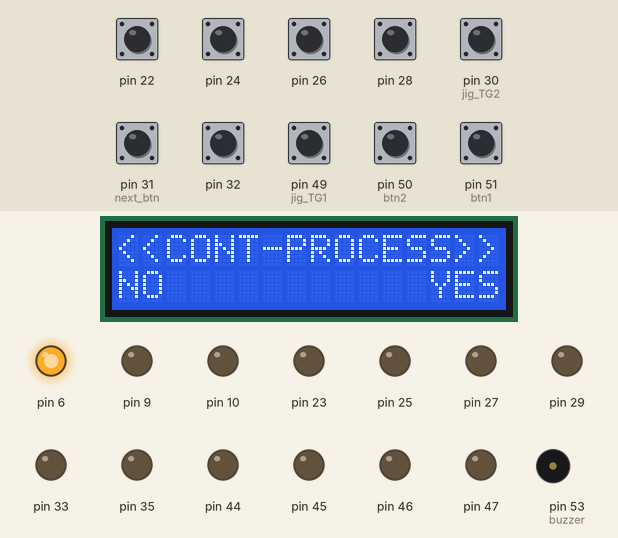
The sketch below on a simulated Arduino Mega 2560, built with avr-gcc and run on an emulated ATmega2560. Shown: 16×2 character LCD, output pins drawn as LEDs (lit = HIGH), buzzer (waves = sounding, pin HIGH). Dashed ring = blinking. The inputs (shaded band) are chosen by the test bench; at power-on: pin 22, pin 24, pin 26, pin 28, pin 30 (jig_TG2), pin 31 (next_btn), pin 32, pin 49 (jig_TG1), pin 50 (btn2), pin 51 (btn1) HIGH. EEPROM starts erased; pins used as bus, display or sensor lines are not drawn; what the sketch prints to the serial monitor is not drawn.

Above: at 5.0 s.
5.1 s: pin 50 (btn2) pulled LOW for 0.15 s
At 5.53 s:
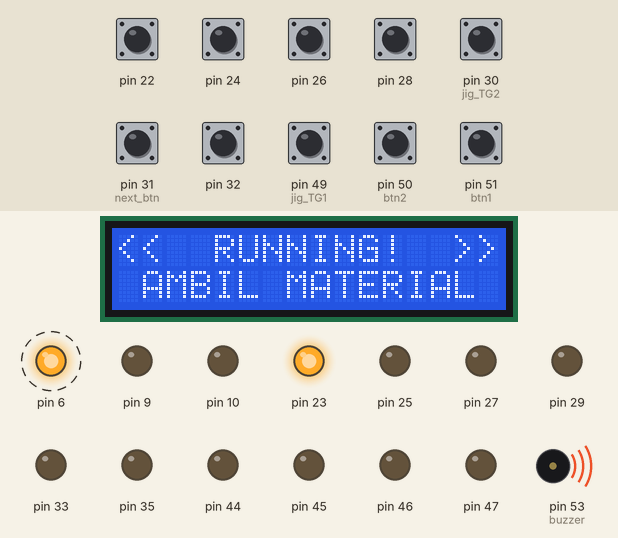
7.7 s: pin 22 pulled LOW for 1 s
At 9.3 s:
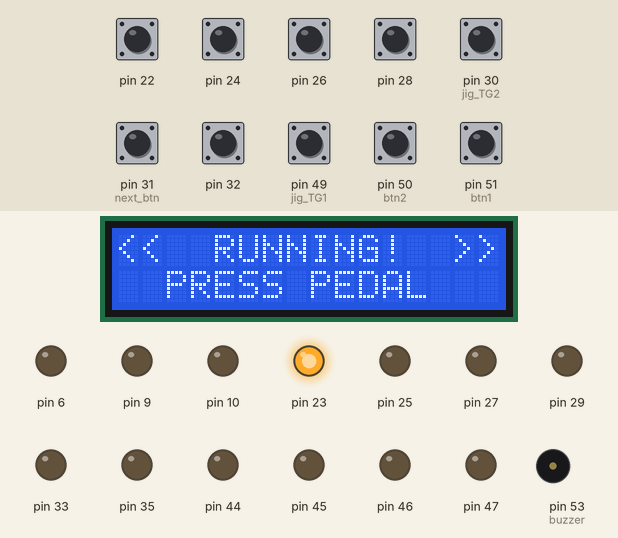
10.4 s: pin 31 (next_btn) pulled LOW for 1 s
At 12.5 s:
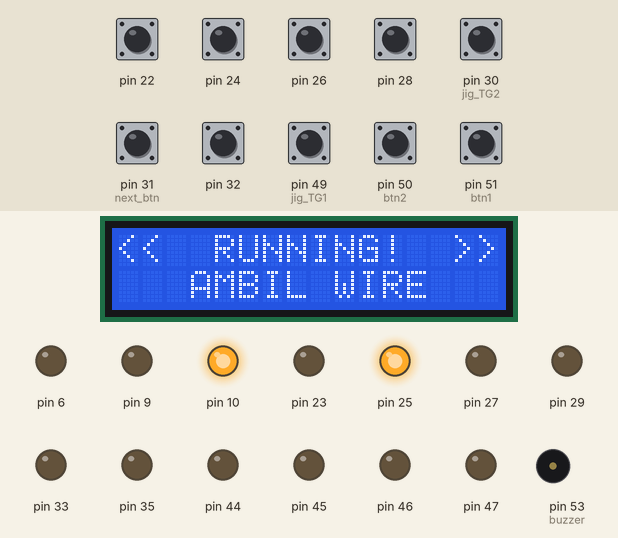
13.6 s: pin 24 pulled LOW for 1 s
At 15.7 s:
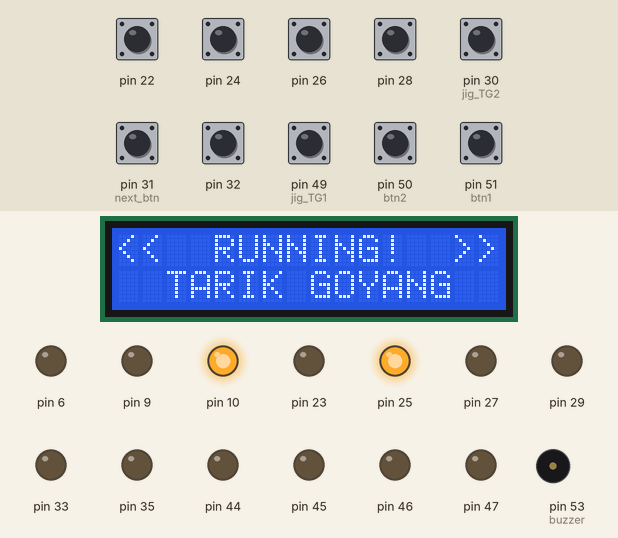
16.8 s: pin 49 (jig_TG1) pulled LOW for 1 s
At 19.9 s:
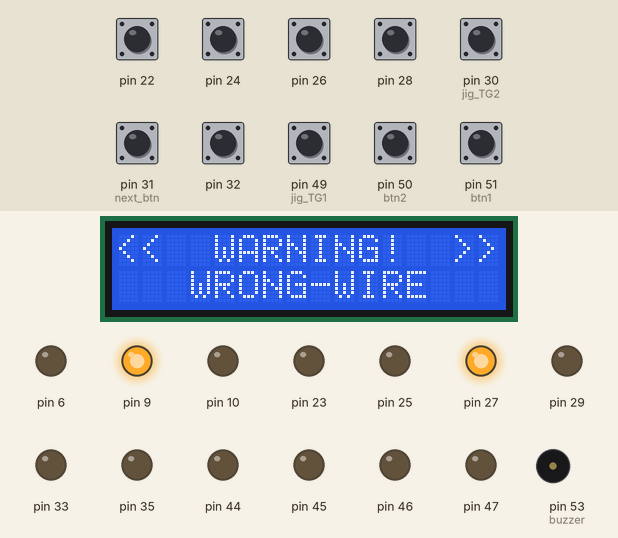
20.0 s: pin 26 pulled LOW for 1 s
At 22.2 s:
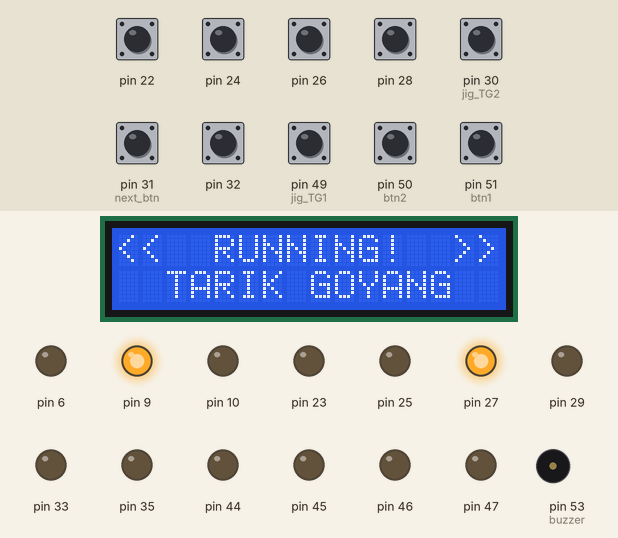
Timing chart, 0 to 24.3 s (numbered marks = the images above; inputs shaded):
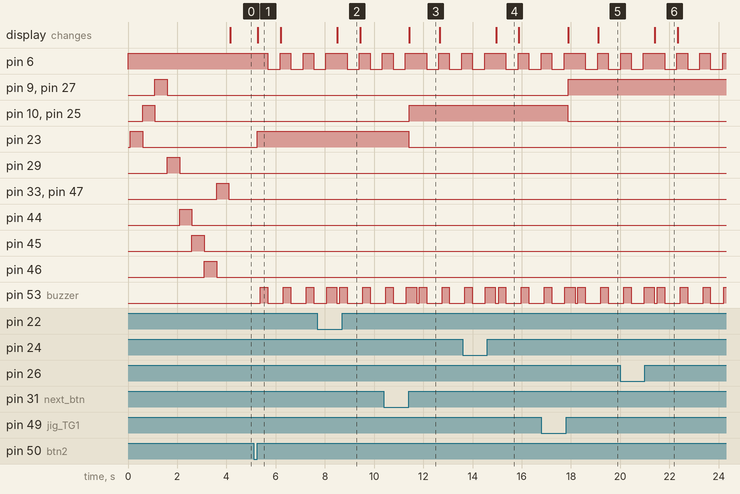

The sketch:

B.ino
```cpp
#include <LiquidCrystal_I2C.h>
#include <Wire.h>
#include <EEPROM.h>
LiquidCrystal_I2C lcd(0x27, 16, 2);

#define btn1 51
#define btn2 50

#define buzzer 53
#define next_btn 31 //ganti pedal
#define jig_TG1 49
#define jig_TG2 30

bool initial = false;
bool next = false;
int Nwire = 8; //dibuah jika wire kebanyakan/kurang
bool wrongwire = false;
int stepNav = 0;
int count_TG2= 0;

String disp_lcd[11]={" AMBIL MATERIAL ","   AMBIL WIRE   ","   AMBIL WIRE   "," AMBIL MATERIAL ","  TARIK GOYANG  ","  TARIK GOYANG  ","  TARIK GOYANG  ","   AMBIL WIRE   "};
//edited
String sm;
String idname[9] = {
  "QC1",
  "QC2",
  "QC3",
  "ANDRY",
  "AUTO",
  "AUTO1",
  "HARI",
  "2112W09",
  "KN"
};

struct pinset {
  const int pin_sens;
  const int pin_led;
  const int led_TG;
};

pinset set_pin[13] = {
  {22, 23, 0},
  {24, 25, 10},
  {26, 27, 9},
  {28, 29, 0},
 // {30, 31},
 {0, 0, 44},
 {0, 0, 45},
  {0, 0, 46},
  {32, 33, 47},
  {34, 35, 0},
  {36, 37, 0},
  {38, 39, 0},
  {40, 41, 0},
  {42, 43, 0},
 // {45, 44},
};


void setup() {
  // put your setup code here, to run once:
  Serial2.begin(115200);
  pinMode(6, OUTPUT);
  digitalWrite(6, HIGH);
  Wire.begin();
  lcd.begin();
  lcd.backlight();
  lcd.setCursor(0, 0);
  lcd.print("<<  BISMILLAH >>");
  lcd.setCursor(0, 1);
  lcd.print("<<   TARGET   >>");

  for (int i = 0; i < 12; i++)
  { pinMode(set_pin[i].pin_sens, INPUT_PULLUP);
    pinMode(set_pin[i].pin_led, OUTPUT);
    if(set_pin[i].led_TG!=0)
    pinMode(set_pin[i].led_TG, OUTPUT);


  }


    //tes LED
    for(int i=0; i<Nwire; i++)
    {
    digitalWrite(set_pin[i].pin_led,HIGH);
    if(set_pin[i].led_TG!=0)
    digitalWrite(set_pin[i].led_TG,HIGH);
    delay(500);
    if(set_pin[i].led_TG!=0)
    digitalWrite(set_pin[i].led_TG,LOW);
    digitalWrite(set_pin[i].pin_led,LOW);
    }
    digitalWrite(buzzer,LOW);


  pinMode(btn1, INPUT_PULLUP);
  pinMode(btn2, INPUT_PULLUP);
  pinMode(jig_TG1, INPUT_PULLUP);
  pinMode(jig_TG2, INPUT_PULLUP);
  pinMode(next_btn , INPUT_PULLUP);

  Serial.begin(9600);
  lcd.clear();
  lcd.setCursor(0, 0);
  lcd.print("<<   ZYG089   >>");
  lcd.setCursor(0, 1);
  lcd.print("<<  RUNNING!  >>");

  ////uncomment

  while (initial == false)
  {
    select_history();
  }


}

void loop() {
 /*for(int i=0; i<12; i++)
  digitalWrite(set_pin[i].pin_led, HIGH);
  delay(1000);*/
// put your main code here, to run repeatedly:
//  Serial.print(digitalRead(set_pin[stepNav].pin_sens));
//  Serial.print(" | ");
//  Serial.println(digitalRead(set_pin[5].pin_sens));
//}
//------------main program------------//
 Serial.print (next);
 Serial.print (" | ");
 Serial.print (digitalRead(next_btn));
 Serial.print (" | ");
 Serial.println (stepNav);


    if (digitalRead(jig_TG2)== LOW && next == true && ((stepNav >=4 ))){
      delay(100);
      count_TG2++;
      lcd.setCursor(0, 1);
      lcd.print("                ");
     // if(count_TG2!=3)
     // {
      lcd.setCursor(0, 0);
      lcd.print("<<TARIK GOYANG>>");
      lcd.setCursor(8, 1);
      lcd.print(count_TG2);
      //}
      if(count_TG2==3)
      {
      lcd.setCursor(0, 0);
      lcd.print("   AMBIL WIRE   ");
      lcd.setCursor(0, 1);
      lcd.print("                ");
      }


      if((set_pin[stepNav].pin_led!=0))
      digitalWrite(set_pin[stepNav].pin_led, LOW);

      if((set_pin[stepNav].led_TG!=0))
      digitalWrite(set_pin[stepNav].led_TG, LOW);
      stepNav++;


      if(stepNav==7)
      next = false;
      Serial.println("OK");
      EEPROM.write(1, stepNav);


      if (stepNav < Nwire){
         if((set_pin[stepNav].pin_led!=0))
          {
          digitalWrite(set_pin[stepNav].pin_led, HIGH);

          }

          if((set_pin[stepNav].led_TG!=0));
          digitalWrite(set_pin[stepNav].led_TG, HIGH);
      }


      analogWrite(buzzer, 400);
      delay(300);
      analogWrite(buzzer, 0);
      while(digitalRead(jig_TG2)==LOW);
      if (stepNav == Nwire)
      {
        finish();
      }
    }


    if (digitalRead(jig_TG1) == LOW && next == true && ((stepNav == 1 || stepNav == 2))){
      delay(100);
      lcd.setCursor(0, 0);
      lcd.print("<<  RUNNING!  >>");


      digitalWrite(set_pin[stepNav].pin_led, LOW);
      digitalWrite(set_pin[stepNav].led_TG, LOW);
      stepNav++;
      lcd.setCursor(0, 1);
      lcd.print(disp_lcd[stepNav]);
      next = false;
      Serial.println("OK");
      EEPROM.write(1, stepNav);

      if (stepNav < Nwire){
       if(set_pin[stepNav].led_TG!=0);
       digitalWrite(set_pin[stepNav].led_TG, HIGH);
       digitalWrite(set_pin[stepNav].pin_led, HIGH);
      analogWrite(buzzer, 400);
      delay(300);
      analogWrite(buzzer, 0);
     }
    }

    if (digitalRead(next_btn) == LOW && next == true && (( stepNav ==0 || stepNav == 3))){
    delay(100);
    lcd.setCursor(0, 0);
    lcd.print("<<  RUNNING!  >>");


    digitalWrite(set_pin[stepNav].pin_led, LOW);
    stepNav++;
    lcd.setCursor(0, 1);
    lcd.print(disp_lcd[stepNav]);
    next = false;
    Serial.println("OK");
    EEPROM.write(1, stepNav);

      if (stepNav < Nwire)
      {
        if(set_pin[stepNav].pin_led!=0 && stepNav != 1)
        digitalWrite(set_pin[stepNav].pin_led, HIGH);
        else if(stepNav == 1)
        {
         // next = true;
          digitalWrite(set_pin[stepNav].pin_led, HIGH);
          digitalWrite(set_pin[stepNav].led_TG, HIGH);
        }
        else
        {
           next = true;
           digitalWrite(set_pin[stepNav].led_TG, HIGH);
        }
      }
    analogWrite(buzzer, 400);
    delay(300);
    analogWrite(buzzer, 0);
    }


  baca_nano();

 //  if (next == true) {
  running_program();
  //}

  if (wrongwire == true)
  {
    analogWrite(buzzer, 300);
  }

}

//------------main program----------//

void select_history()
{
  lcd.setCursor(0, 0);
  lcd.print("<<CONT-PROCESS>>");
  lcd.setCursor(0, 1);
  lcd.print("NO           YES");

  //Serial.println(digitalRead(btn1));
  if (digitalRead(btn1) == LOW)
  {
    delay(10);
    while (digitalRead(btn1) == LOW)
      stepNav = EEPROM.read(1);
    digitalWrite(set_pin[stepNav].pin_led, HIGH);
    lcd.setCursor(0, 0);
    lcd.print("<<  RUNNING!  >>");
    lcd.setCursor(0, 1);
    lcd.print(disp_lcd[stepNav]);
    initial = true;
  }

  if (digitalRead(btn2) == LOW)
  {
    delay(10);
    while (digitalRead(btn2) == LOW)
      EEPROM.write(1, 0);
    stepNav = 0;
    digitalWrite(set_pin[0].pin_led, HIGH);
    lcd.setCursor(0, 0);
    lcd.print("<<  RUNNING!  >>");
    initial = true;
    lcd.setCursor(0, 1);
    lcd.print(disp_lcd[stepNav]);
  }

}
//edited
```

bacanano.ino
```cpp
void baca_nano() {
  if (Serial2.available() > 0)
  {
    char in = Serial2.read();
    //Serial.println(String(Serial2.read()));
    //char sn=in;
    //char sm = "";
    Serial.println(in);

    if (in == '\n' )
    {
      //Serial.println (sm.length());
      //int lengtstring = sm.length();
      sm.remove(sm.length() - 1, 2);
      // Serial.println (sm);
      // Serial.println (sm.length());
      Serial.println(sm);

      for (int i = 0 ; i < 9; i++)
      {
        if (sm == idname[i])  {

          wrongwire = false;
          noTone(buzzer);
          Serial.println (sm);
          lcd.setCursor(0, 0);
          lcd.print("<<  RUNNING!  >>");
          lcd.setCursor(0, 1);
          lcd.print("                ");

          for(int i=0; i<Nwire; i++)
          {

          digitalWrite(set_pin[i].pin_led,LOW);
          if(set_pin[i].led_TG!=0)
          digitalWrite(set_pin[i].led_TG,LOW);
          }

          EEPROM.write(1, 0);
          stepNav = 0;
          digitalWrite(set_pin[0].pin_led, HIGH);
          lcd.setCursor(0, 0);
          lcd.print("<<  RUNNING!  >>");
          lcd.setCursor(0, 1);
          initial = true;
          lcd.print(disp_lcd[stepNav]);


          return sm = "";
        }
        else {
          Serial.println("gabisa");
        }
      }
      sm = "";
    }
    else
    {
      sm += in;
      //  Serial.println (sm);
    }

  }
}
```

finish.ino
```cpp
void finish()
{
  lcd.setCursor(0, 0);
  lcd.print("<<  FINISH!!  >>");
  lcd.setCursor(0, 1);
  lcd.print("   HARNESS-OK   ");
  digitalWrite(buzzer, HIGH);
  for (int i = 0; i < Nwire; i++)
  {
    digitalWrite(set_pin[i].pin_led, HIGH);
  }
  delay(1000);
  for (int i = 0; i < Nwire; i++)
  {
    digitalWrite(set_pin[i].pin_led, LOW);
  }
  digitalWrite(buzzer, LOW);

  digitalWrite(buzzer, HIGH);
  for (int i = 0; i < Nwire; i++)
  {
    digitalWrite(set_pin[i].pin_led, HIGH);
  }
  delay(500);
  for (int i = 0; i < Nwire; i++)
  {
    digitalWrite(set_pin[i].pin_led, LOW);
  }
  digitalWrite(buzzer, LOW);
  stepNav = 0;
  count_TG2=0;
  EEPROM.write(1, stepNav);
  digitalWrite(set_pin[0].pin_led, HIGH);
  lcd.print("<<   ZYG544   >>");
  lcd.setCursor(0, 1);
  lcd.print("<<  RUNNING!  >>");
}
```

running.ino
```cpp
void running_program() {
  for (int i = 0; i < Nwire; i++)
  {
    if (digitalRead(set_pin[i].pin_sens) == LOW)
    {
      delay(100);
      //while (digitalRead(set_pin[i].pin_sens) == LOW);
      analogWrite(buzzer, 400);
      delay(300);
      analogWrite(buzzer, 0);
      Serial.print(i);
      Serial.print(" | ");
      Serial.println(stepNav);
      if (i == stepNav)
      {

        next = true;
       // wrongwire = false;
        if(( stepNav ==0 || stepNav == 3))
        {
        lcd.setCursor(0, 0);
        lcd.print("<<  RUNNING!  >>");
        lcd.setCursor(0, 1);
        lcd.print("  PRESS PEDAL  ");
        }
        else if((stepNav == 1 || stepNav == 2))
        {
        lcd.setCursor(0, 0);
        lcd.print("<<  RUNNING!  >>");
        lcd.setCursor(0, 1);
        lcd.print("  TARIK GOYANG  ");
        }
        else if((stepNav >=4 ))
        {
        lcd.setCursor(0, 0);
        lcd.print("<<  RUNNING!  >>");
        lcd.setCursor(0, 1);
        lcd.print("  TARIK GOYANG  ");
        }


      }
      else
      {
        Serial.println("NG");
        wrongwire = true;
        digitalWrite(6, LOW);
        delay(500);
        digitalWrite(6, HIGH);
        lcd.setCursor(0, 0);
        lcd.print("<<  WARNING!  >>");
        lcd.setCursor(0, 1);
        lcd.print("   WRONG-WIRE   ");
      }
    }
  }
}
```

Measured:
- after the input at 5.1 s, pin 6: alternates HIGH for 0.43 s and LOW for 0.50 s, starting after 0.58 s; pin 23: LOW → HIGH after 0.15 s; pin 53 (buzzer): alternates HIGH for 0.30 s and LOW for 0.63 s, starting after 0.28 s; the display: changes after 0.18 s (image 1)
- after the input at 7.7 s, the display: changes after 0.81 s (image 2)
- after the input at 10.4 s, pin 10, pin 25: LOW → HIGH after 1.0 s; pin 23: HIGH → LOW after 1.0 s; the display: changes after 1.0 s (image 3)
- after the input at 13.6 s, the display: changes after 1.4 s (image 4)
- after the input at 16.8 s, pin 9, pin 27: LOW → HIGH after 1.1 s; pin 10, pin 25: HIGH → LOW after 1.1 s; the display: first changes after 1.1 s (image 5 shows a later state)
- after the input at 20.0 s, the display: changes after 1.4 s (image 6)
- what the display in image 1 shows lasts 0.9 s, from 5.3 s to 6.2 s
